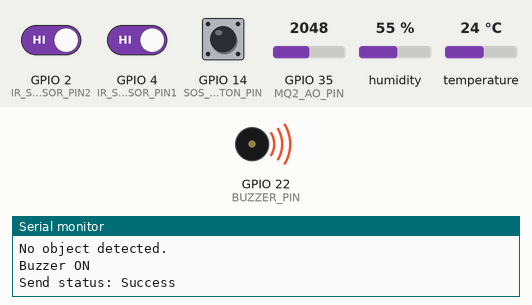
Simulated run of this sketch. Board: ESP32. Shown: buzzer (waves = sounding, pin HIGH), the last lines printed to the serial monitor. The inputs (shaded band) are chosen by the test bench; at power-on: GPIO 2 (IR_SENSOR_PIN2) HIGH, GPIO 35 (MQ2_AO_PIN) = 2048, GPIO 4 (IR_SENSOR_PIN1) HIGH, GPIO 14 (SOS_BUTTON_PIN) LOW, humidity 55 %, temperature 24 °C. WiFi joins after 1.5 s; servers stay silent unless stated.

Above: at 3.0 s.
3.1 s: GPIO 2 (IR_SENSOR_PIN2) driven LOW
7.3 s: GPIO 35 (MQ2_AO_PIN) set to 549
10.0 s: GPIO 35 (MQ2_AO_PIN) set to 451
At 13.1 s:
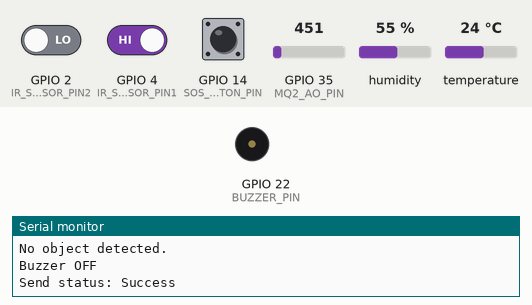
13.4 s: GPIO 4 (IR_SENSOR_PIN1) driven LOW
At 14.8 s:
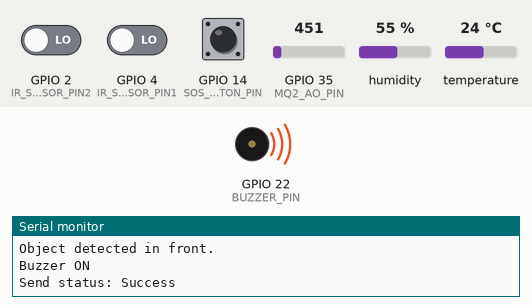
17.5 s: GPIO 14 (SOS_BUTTON_PIN) pulled HIGH for 2.35 s
21.3 s: GPIO 4 (IR_SENSOR_PIN1) driven HIGH
At 22.8 s:
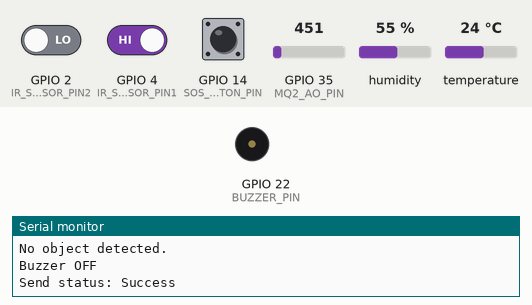
Timing chart, 0 to 24.3 s (numbered marks = the images above; inputs shaded):
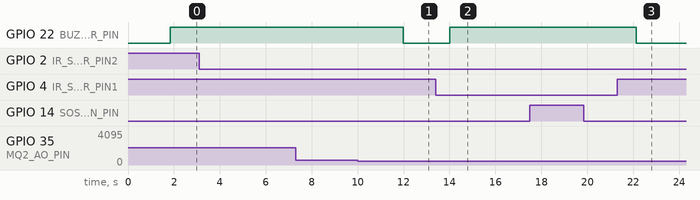

The sketch:

Transmitter.ino
```cpp
#define BLYNK_TEMPLATE_ID "TMPL3LztUHxAH"
#define BLYNK_TEMPLATE_NAME "helmet"
#include <WiFi.h>
#include <esp_now.h>
#include <DHT.h>
#include <BlynkSimpleEsp32.h>

// Define DHT sensor type and pin
#define DHTPIN 21
#define DHTTYPE DHT11
#define BUZZER_PIN 22

// MQ-2 Gas Sensor Pins
#define MQ2_AO_PIN 35
#define MQ2_DO_PIN 15

// IR Sensor Pins
#define IR_SENSOR_PIN1 4
#define IR_SENSOR_PIN2 2

// SOS Button Pin
#define SOS_BUTTON_PIN 14

// Gas sensor threshold
const int gasThreshold = 500;

// Blynk Auth Token (replace with your token from the Blynk app)
char auth[] = "oTO9F4j-DVh8oU7Cw4f3jHkZU1cYSUDx";

// Wi-Fi credentials
char ssid[] = "Himanshu’s Iphone";
char pass[] = "61000000";

// Initialize DHT sensor
DHT dht(DHTPIN, DHTTYPE);

// Global variable to track buzzer state
bool buzzerOn = false;

// Structure to hold sensor data
typedef struct {
  float temperature;
  float humidity;
  int gasValue;
  bool helmetWorn;
  bool objectDetected;
  bool sosTriggered;  // Variable to hold SOS status
} SensorData;

SensorData dataToSend;

// MAC address of the receiver ESP32 (update to match your receiver)
uint8_t receiverAddress[] = {0xfc, 0xe8, 0xc0, 0x7c, 0xe0, 0x34};

// Callback function for ESP-NOW send status
void onDataSent(const uint8_t *macAddr, esp_now_send_status_t status) {
  Serial.print("Send status: ");
  Serial.println(status == ESP_NOW_SEND_SUCCESS ? "Success" : "Fail");
}

void setup() {
  Serial.begin(115200);
  dht.begin();

  pinMode(BUZZER_PIN, OUTPUT);
  pinMode(MQ2_DO_PIN, INPUT);
  pinMode(IR_SENSOR_PIN1, INPUT);
  pinMode(IR_SENSOR_PIN2, INPUT);
  pinMode(SOS_BUTTON_PIN, INPUT_PULLDOWN);

  // Initialize Wi-Fi for ESP-NOW
  WiFi.mode(WIFI_STA);
  Serial.println("ESP32 Transmitter Initialized");

  // Initialize ESP-NOW
  if (esp_now_init() != ESP_OK) {
    Serial.println("Error initializing ESP-NOW");
    return;
  }

  // Register send callback function
  esp_now_register_send_cb(onDataSent);

  // Set up the receiver as a peer
  esp_now_peer_info_t peerInfo;
  memcpy(peerInfo.peer_addr, receiverAddress, 6);
  peerInfo.channel = 0;
  peerInfo.encrypt = false;

  // Add the receiver as a peer
  if (esp_now_add_peer(&peerInfo) != ESP_OK) {
    Serial.println("Failed to add peer");
    return;
  }

  // Connect to Wi-Fi for Blynk
  WiFi.begin(ssid, pass);
  while (WiFi.status() != WL_CONNECTED) {
    delay(500);
    Serial.print(".");
  }
  Serial.println("\nConnected to Wi-Fi");

  // Initialize Blynk
  Blynk.begin(auth, ssid, pass);
}

void loop() {
  bool shouldBuzzerBeOn = false;

  // --- Read Temperature and Humidity (DHT11) ---
  dataToSend.humidity = dht.readHumidity();
  dataToSend.temperature = dht.readTemperature();

  if (isnan(dataToSend.humidity) || isnan(dataToSend.temperature)) {
    Serial.println("Failed to read from DHT sensor!");
  } else {
    Serial.print("Humidity: ");
    Serial.print(dataToSend.humidity);
    Serial.print(" %, Temperature: ");
    Serial.print(dataToSend.temperature);
    Serial.println(" °C");

    if (dataToSend.temperature >= 45) {
      shouldBuzzerBeOn = true;
      Serial.println("Warning: High temperature!");
    }

    // Send temperature and humidity to Blynk
    Blynk.virtualWrite(V0, dataToSend.temperature); // V0 for Temperature
    Blynk.virtualWrite(V1, dataToSend.humidity);    // V1 for Humidity
  }

  // --- Read Gas Levels (MQ-2) ---
  dataToSend.gasValue = analogRead(MQ2_AO_PIN);
  Serial.print("Gas Sensor Value: ");
  Serial.println(dataToSend.gasValue);

  if (dataToSend.gasValue >= gasThreshold) {
    shouldBuzzerBeOn = true;
    Serial.println("Warning: Gas level above threshold!");
  }

  // Send gas value to Blynk
  Blynk.virtualWrite(V2, dataToSend.gasValue); // V2 for Gas Sensor Value

  // --- Check Helmet Detection (IR Sensor) ---
  int helmetIRValue = digitalRead(IR_SENSOR_PIN2);
  dataToSend.helmetWorn = (helmetIRValue == LOW);

  if (dataToSend.helmetWorn) {
    Serial.println("Helmet is worn.");
  } else {
    shouldBuzzerBeOn = true;
    Serial.println("Helmet not detected. Please wear the helmet.");
  }

  // Send helmet status to Blynk
  Blynk.virtualWrite(V3, dataToSend.helmetWorn); // V3 for Helmet Detection

  // --- Object Detection (IR Sensor 1) ---
  int objectIRValue = digitalRead(IR_SENSOR_PIN1);
  dataToSend.objectDetected = (objectIRValue == LOW);

  if (dataToSend.objectDetected) {
    shouldBuzzerBeOn = true;
    Serial.println("Object detected in front.");
  } else {
    Serial.println("No object detected.");
  }

  // Send object detection status to Blynk
  Blynk.virtualWrite(V4, dataToSend.objectDetected); // V4 for Object Detection

  // --- Check SOS Button ---
  if (digitalRead(SOS_BUTTON_PIN) == HIGH) {
    dataToSend.sosTriggered = true;
    shouldBuzzerBeOn = true;
    Serial.println("SOS Button Pressed! Sending emergency alert.");
  } else {
    dataToSend.sosTriggered = false;
  }

  // Send SOS status to Blynk
  Blynk.virtualWrite(V5, dataToSend.sosTriggered); // V5 for SOS Alert

  // Control the buzzer
  if (shouldBuzzerBeOn && !buzzerOn) {
    digitalWrite(BUZZER_PIN, HIGH);
    buzzerOn = true;
    Serial.println("Buzzer ON");
  } else if (!shouldBuzzerBeOn && buzzerOn) {
    digitalWrite(BUZZER_PIN, LOW);
    buzzerOn = false;
    Serial.println("Buzzer OFF");
  }

  // Send the data using ESP-NOW
  esp_now_send(receiverAddress, (uint8_t *)&dataToSend, sizeof(dataToSend));

  // Run Blynk
  Blynk.run();

  // Delay before the next reading
  delay(2000);
}
```

Measured:
- the behaviour switches between 500 and 499 on GPIO 35 (MQ2_AO_PIN) (found by bisection; images 0 and 1)
- after the input at 10.0 s, GPIO 22 (BUZZER_PIN): HIGH → LOW after 2.0 s
- after the input at 13.4 s, GPIO 22 (BUZZER_PIN): LOW → HIGH after 0.62 s
- after the input at 21.3 s, GPIO 22 (BUZZER_PIN): HIGH → LOW after 0.84 s
